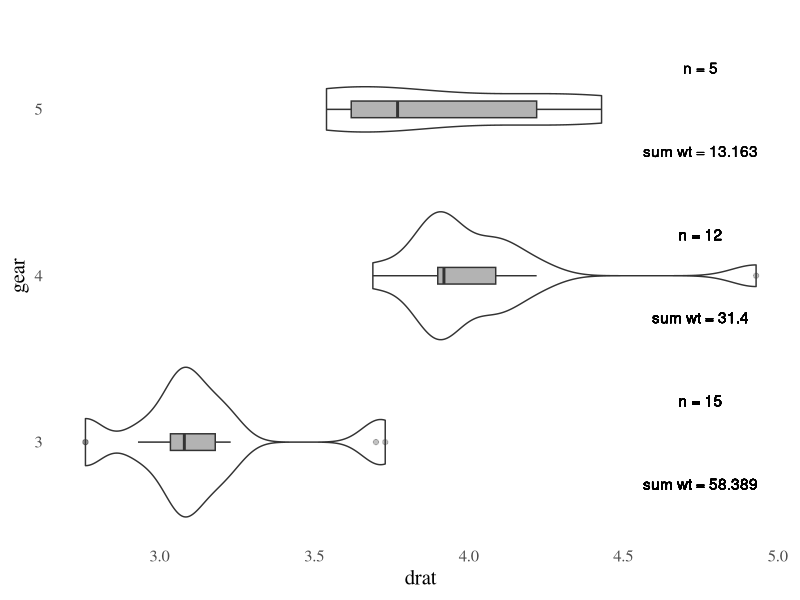

R code for this plot:

# This question was originally asked on stackoverflow; https://stackoverflow.com/questions/46135355/ggplot2-add-sum-to-chart
library(ggplot2)
library(gridExtra)
library(ggthemes)
library(magrittr)
library(dplyr)

result <- mtcars

result %>%
  group_by(gear) %>%
  mutate(count = n(), sum_wt = sum(wt)) %>%
  ggplot(aes(x = gear, y = drat, , group=gear)) +
  theme_tufte(base_size = 15) + theme(line=element_blank()) +
  geom_violin(fill = "white") +
  geom_boxplot(fill = "black", alpha = 0.3, width = 0.1) +
  ylab("drat") + 
  xlab("gear") +
  coord_flip()+
  geom_text(aes(label = paste0("n = ", count), 
                x = (gear + 0.25), 
                y = 4.75)) +
  geom_text(aes(label = paste0("sum wt = ", sum_wt), 
                x = (gear - 0.25),
                y = 4.75)) 
